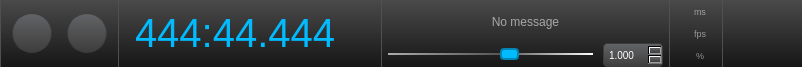
<?xml version="1.0" encoding="UTF-8"?>
<ui version="4.0">
 <class>UiTransport</class>
 <widget class="QWidget" name="UiTransport">
  <property name="geometry">
   <rect>
    <x>0</x>
    <y>0</y>
    <width>802</width>
    <height>67</height>
   </rect>
  </property>
  <property name="windowTitle">
   <string>IanniX — Transport</string>
  </property>
  <property name="styleSheet">
   <string notr="true">QWidget {
	font: 12px &quot;Arial&quot;;
	color: white;
}

QFrame#globalFrame {
	border: 0px solid transparent;
	background-color: qlineargradient(spread:pad, x1:0, y1:0, x2:0, y2:1, stop:0 rgba(74, 74, 74, 255), stop:1 rgba(22, 22, 22, 255));
}
QFrame#transportFrame, QFrame#timeFrame, QFrame#optionFrame, QFrame#speedFrame, QFrame#logoFrame, QFrame#perfFrame {
	border: 0px solid transparent;
	border-left: 1px solid rgb(80,80,80);
}


QPushButton, QDoubleSpinBox {
	border: 1px solid rgb(60, 60, 60);
	border-radius: 4px;
	color: rgb(192, 192, 192);
	background-color: qlineargradient(spread:pad, x1:0, y1:0, x2:0, y2:1, stop:0 rgba(99, 100, 103, 255), stop:1 rgba(61, 61, 61, 255));

}
QPushButton:hover {
	border: 1px solid rgb(0, 187, 255);
	background-color: rgb(0, 137, 241, 128);
}
QPushButton::checked, QPushButton:pressed {
	background-color: rgb(0, 187, 255);
	color: white;
}


QLineEdit#timeEdit {
	font: 12px &quot;Lucida Sans&quot;, &quot;Lucida Grande&quot;, &quot;Lucida Sans Unicode&quot;, &quot;Lucida&quot;;
	font-size: 40px;
	color: rgb(0, 187, 255);
}
QLineEdit {
	background: transparent;
	border: 0px solid transparent;
}

QSlider:horizontal {
	background: none;
}
QSlider::groove:horizontal {
	border: 0px solid transparent;
	background-color: qlineargradient(spread:reflect, x1:0, y1:0, x2:1, y2:0, stop:0 rgba(255, 255, 255, 160), stop:0.55 rgba(255, 255, 255, 60), stop:1 rgba(255, 255, 255, 255));
	height: 2px;
}
QSlider::handle:horizontal {
	width: 15px;
	height: 9px;
	border-radius: 4px;
	margin-top: -5px;
	margin-bottom: -5px;
	border: 2px solid rgb(0, 133, 181);
	background-color: rgb(0, 187, 255);
}

QDoubleSpinBox {
	padding: 2px;
	padding-top: 0px;
	color: white;
	font: 10px;
}
QDoubleSpinBox, QSpinBox, QLineEdit  {
	padding: 3px;
	color: white;
}
QSpinBox::up-button, QDoubleSpinBox::up-button {
	width: 5px;
    image: url(:/icons/res_icon_plus.png);
	padding: 2px;
	border: 0px solid transparent;
	background: rgba(255, 255, 255, 64);
}
QSpinBox::down-button, QDoubleSpinBox::down-button {
	width: 5px;
    image: url(:/icons/res_icon_minus.png);
	padding: 2px;
	border: 0px solid transparent;
	background: rgba(255, 255, 255, 64);
}

QLabel#lastMessage {
	font: 11px &quot;Lucida Console&quot;, &quot;Monaco&quot;;
	color: rgb(167, 167, 167);
}</string>
  </property>
  <layout class="QHBoxLayout" name="horizontalLayout">
   <property name="margin">
    <number>0</number>
   </property>
   <item>
    <widget class="QFrame" name="globalFrame">
     <property name="frameShape">
      <enum>QFrame::StyledPanel</enum>
     </property>
     <property name="frameShadow">
      <enum>QFrame::Raised</enum>
     </property>
     <layout class="QHBoxLayout" name="horizontalLayout_2">
      <property name="spacing">
       <number>0</number>
      </property>
      <property name="margin">
       <number>0</number>
      </property>
      <item>
       <widget class="QFrame" name="transportFrame">
        <property name="sizePolicy">
         <sizepolicy hsizetype="Maximum" vsizetype="Preferred">
          <horstretch>0</horstretch>
          <verstretch>0</verstretch>
         </sizepolicy>
        </property>
        <property name="styleSheet">
         <string notr="true">QPushButton {
	border-radius: 20px;
}</string>
        </property>
        <property name="frameShape">
         <enum>QFrame::StyledPanel</enum>
        </property>
        <property name="frameShadow">
         <enum>QFrame::Raised</enum>
        </property>
        <layout class="QHBoxLayout" name="horizontalLayout_4">
         <property name="spacing">
          <number>15</number>
         </property>
         <property name="topMargin">
          <number>6</number>
         </property>
         <property name="bottomMargin">
          <number>6</number>
         </property>
         <item>
          <widget class="QPushButton" name="ffButton">
           <property name="minimumSize">
            <size>
             <width>40</width>
             <height>40</height>
            </size>
           </property>
           <property name="maximumSize">
            <size>
             <width>40</width>
             <height>40</height>
            </size>
           </property>
           <property name="toolTip">
            <string>Fast rewind</string>
           </property>
           <property name="text">
            <string/>
           </property>
           <property name="icon">
            <iconset resource="IanniX.qrc">
             <normaloff>:/general/res_icon_ff.png</normaloff>:/general/res_icon_ff.png</iconset>
           </property>
           <property name="iconSize">
            <size>
             <width>24</width>
             <height>24</height>
            </size>
           </property>
          </widget>
         </item>
         <item>
          <widget class="QPushButton" name="playButton">
           <property name="minimumSize">
            <size>
             <width>40</width>
             <height>40</height>
            </size>
           </property>
           <property name="maximumSize">
            <size>
             <width>40</width>
             <height>40</height>
            </size>
           </property>
           <property name="toolTip">
            <string>Play/pause</string>
           </property>
           <property name="text">
            <string/>
           </property>
           <property name="icon">
            <iconset resource="IanniX.qrc">
             <normaloff>:/general/res_icon_play.png</normaloff>
             <normalon>:/general/res_icon_pause.png</normalon>:/general/res_icon_play.png</iconset>
           </property>
           <property name="iconSize">
            <size>
             <width>18</width>
             <height>18</height>
            </size>
           </property>
           <property name="checkable">
            <bool>true</bool>
           </property>
           <property name="checked">
            <bool>false</bool>
           </property>
          </widget>
         </item>
        </layout>
       </widget>
      </item>
      <item>
       <widget class="QFrame" name="timeFrame">
        <property name="sizePolicy">
         <sizepolicy hsizetype="Maximum" vsizetype="Preferred">
          <horstretch>0</horstretch>
          <verstretch>0</verstretch>
         </sizepolicy>
        </property>
        <property name="frameShape">
         <enum>QFrame::StyledPanel</enum>
        </property>
        <property name="frameShadow">
         <enum>QFrame::Raised</enum>
        </property>
        <layout class="QHBoxLayout" name="horizontalLayout_3">
         <property name="topMargin">
          <number>6</number>
         </property>
         <property name="bottomMargin">
          <number>6</number>
         </property>
         <item>
          <widget class="QLineEdit" name="timeEdit">
           <property name="minimumSize">
            <size>
             <width>240</width>
             <height>0</height>
            </size>
           </property>
           <property name="maximumSize">
            <size>
             <width>240</width>
             <height>16777215</height>
            </size>
           </property>
           <property name="toolTip">
            <string>Elapsed time</string>
           </property>
           <property name="inputMask">
            <string notr="true">999:99.999; </string>
           </property>
           <property name="text">
            <string notr="true">444:44.444</string>
           </property>
          </widget>
         </item>
        </layout>
       </widget>
      </item>
      <item>
       <widget class="QFrame" name="speedFrame">
        <property name="frameShape">
         <enum>QFrame::StyledPanel</enum>
        </property>
        <property name="frameShadow">
         <enum>QFrame::Raised</enum>
        </property>
        <layout class="QVBoxLayout" name="verticalLayout_2">
         <property name="spacing">
          <number>0</number>
         </property>
         <property name="leftMargin">
          <number>6</number>
         </property>
         <property name="topMargin">
          <number>0</number>
         </property>
         <property name="rightMargin">
          <number>6</number>
         </property>
         <property name="bottomMargin">
          <number>0</number>
         </property>
         <item>
          <widget class="QLabel" name="lastMessage">
           <property name="text">
            <string>No message</string>
           </property>
           <property name="alignment">
            <set>Qt::AlignCenter</set>
           </property>
           <property name="wordWrap">
            <bool>true</bool>
           </property>
          </widget>
         </item>
         <item>
          <layout class="QHBoxLayout" name="horizontalLayout_5">
           <property name="spacing">
            <number>10</number>
           </property>
           <item>
            <widget class="QSlider" name="speedSlider">
             <property name="minimum">
              <number>-500</number>
             </property>
             <property name="maximum">
              <number>500</number>
             </property>
             <property name="value">
              <number>100</number>
             </property>
             <property name="orientation">
              <enum>Qt::Horizontal</enum>
             </property>
            </widget>
           </item>
           <item>
            <widget class="QDoubleSpinBox" name="speedSpin">
             <property name="minimumSize">
              <size>
               <width>60</width>
               <height>0</height>
              </size>
             </property>
             <property name="maximumSize">
              <size>
               <width>60</width>
               <height>16777215</height>
              </size>
             </property>
             <property name="toolTip">
              <string>Playback speed</string>
             </property>
             <property name="decimals">
              <number>3</number>
             </property>
             <property name="minimum">
              <double>-999.000000000000000</double>
             </property>
             <property name="maximum">
              <double>999.000000000000000</double>
             </property>
             <property name="singleStep">
              <double>0.100000000000000</double>
             </property>
             <property name="value">
              <double>1.000000000000000</double>
             </property>
            </widget>
           </item>
          </layout>
         </item>
        </layout>
       </widget>
      </item>
      <item>
       <widget class="QFrame" name="perfFrame">
        <property name="sizePolicy">
         <sizepolicy hsizetype="Maximum" vsizetype="Preferred">
          <horstretch>0</horstretch>
          <verstretch>0</verstretch>
         </sizepolicy>
        </property>
        <property name="styleSheet">
         <string notr="true">font: 9px;
color: rgba(255,255,255,128);</string>
        </property>
        <property name="frameShape">
         <enum>QFrame::StyledPanel</enum>
        </property>
        <property name="frameShadow">
         <enum>QFrame::Raised</enum>
        </property>
        <layout class="QVBoxLayout" name="verticalLayout">
         <property name="spacing">
          <number>0</number>
         </property>
         <property name="leftMargin">
          <number>6</number>
         </property>
         <property name="topMargin">
          <number>0</number>
         </property>
         <property name="rightMargin">
          <number>6</number>
         </property>
         <property name="bottomMargin">
          <number>0</number>
         </property>
         <item>
          <widget class="QLineEdit" name="perfSchedulerEdit">
           <property name="minimumSize">
            <size>
             <width>40</width>
             <height>0</height>
            </size>
           </property>
           <property name="maximumSize">
            <size>
             <width>40</width>
             <height>16777215</height>
            </size>
           </property>
           <property name="toolTip">
            <string>Scheduler accuracy</string>
           </property>
           <property name="inputMask">
            <string notr="true">009 ms; </string>
           </property>
           <property name="text">
            <string notr="true"> ms</string>
           </property>
           <property name="alignment">
            <set>Qt::AlignCenter</set>
           </property>
          </widget>
         </item>
         <item>
          <widget class="QLineEdit" name="perfOpenGLEdit">
           <property name="minimumSize">
            <size>
             <width>40</width>
             <height>0</height>
            </size>
           </property>
           <property name="maximumSize">
            <size>
             <width>40</width>
             <height>16777215</height>
            </size>
           </property>
           <property name="toolTip">
            <string>Graphism accuracy</string>
           </property>
           <property name="inputMask">
            <string notr="true">009 fps; </string>
           </property>
           <property name="text">
            <string notr="true"> fps</string>
           </property>
           <property name="alignment">
            <set>Qt::AlignCenter</set>
           </property>
          </widget>
         </item>
         <item>
          <widget class="QLineEdit" name="perfCpuEdit">
           <property name="minimumSize">
            <size>
             <width>40</width>
             <height>0</height>
            </size>
           </property>
           <property name="maximumSize">
            <size>
             <width>40</width>
             <height>16777215</height>
            </size>
           </property>
           <property name="toolTip">
            <string>CPU usage</string>
           </property>
           <property name="inputMask">
            <string notr="true">009 %; </string>
           </property>
           <property name="text">
            <string notr="true"> %</string>
           </property>
           <property name="cursorPosition">
            <number>0</number>
           </property>
           <property name="alignment">
            <set>Qt::AlignCenter</set>
           </property>
           <property name="readOnly">
            <bool>true</bool>
           </property>
          </widget>
         </item>
        </layout>
       </widget>
      </item>
      <item>
       <widget class="QFrame" name="logoFrame">
        <property name="sizePolicy">
         <sizepolicy hsizetype="Maximum" vsizetype="Preferred">
          <horstretch>0</horstretch>
          <verstretch>0</verstretch>
         </sizepolicy>
        </property>
        <property name="styleSheet">
         <string notr="true">QPushButton {
	border: 0px solid transparent;
	background-color: transparent;
}
QPushButton:hover {
	border: 1px solid rgb(0, 187, 255);
	background-color: rgb(0, 137, 241, 128);
}
</string>
        </property>
        <property name="frameShape">
         <enum>QFrame::StyledPanel</enum>
        </property>
        <property name="frameShadow">
         <enum>QFrame::Raised</enum>
        </property>
        <layout class="QHBoxLayout" name="horizontalLayout_7">
         <property name="leftMargin">
          <number>12</number>
         </property>
         <property name="topMargin">
          <number>0</number>
         </property>
         <property name="rightMargin">
          <number>12</number>
         </property>
         <property name="bottomMargin">
          <number>0</number>
         </property>
         <item>
          <widget class="QPushButton" name="logoButton">
           <property name="minimumSize">
            <size>
             <width>55</width>
             <height>50</height>
            </size>
           </property>
           <property name="maximumSize">
            <size>
             <width>55</width>
             <height>50</height>
            </size>
           </property>
           <property name="toolTip">
            <string>About IanniX</string>
           </property>
           <property name="text">
            <string/>
           </property>
           <property name="icon">
            <iconset resource="IanniX.qrc">
             <normaloff>:/general/res_logo.png</normaloff>:/general/res_logo.png</iconset>
           </property>
           <property name="iconSize">
            <size>
             <width>50</width>
             <height>45</height>
            </size>
           </property>
          </widget>
         </item>
        </layout>
       </widget>
      </item>
     </layout>
    </widget>
   </item>
  </layout>
 </widget>
 <layoutdefault spacing="6" margin="11"/>
 <tabstops>
  <tabstop>ffButton</tabstop>
  <tabstop>playButton</tabstop>
  <tabstop>timeEdit</tabstop>
  <tabstop>perfSchedulerEdit</tabstop>
  <tabstop>perfOpenGLEdit</tabstop>
  <tabstop>logoButton</tabstop>
 </tabstops>
 <resources>
  <include location="IanniX.qrc"/>
 </resources>
 <connections>
  <connection>
   <sender>playButton</sender>
   <signal>released()</signal>
   <receiver>UiTransport</receiver>
   <slot>actionPlay_pause()</slot>
   <hints>
    <hint type="sourcelabel">
     <x>89</x>
     <y>50</y>
    </hint>
    <hint type="destinationlabel">
     <x>146</x>
     <y>-59</y>
    </hint>
   </hints>
  </connection>
  <connection>
   <sender>ffButton</sender>
   <signal>released()</signal>
   <receiver>UiTransport</receiver>
   <slot>actionFast_rewind()</slot>
   <hints>
    <hint type="sourcelabel">
     <x>46</x>
     <y>45</y>
    </hint>
    <hint type="destinationlabel">
     <x>114</x>
     <y>-138</y>
    </hint>
   </hints>
  </connection>
  <connection>
   <sender>logoButton</sender>
   <signal>released()</signal>
   <receiver>UiTransport</receiver>
   <slot>actionLogo()</slot>
   <hints>
    <hint type="sourcelabel">
     <x>761</x>
     <y>25</y>
    </hint>
    <hint type="destinationlabel">
     <x>663</x>
     <y>-88</y>
    </hint>
   </hints>
  </connection>
  <connection>
   <sender>timeEdit</sender>
   <signal>returnPressed()</signal>
   <receiver>UiTransport</receiver>
   <slot>actionGoto()</slot>
   <hints>
    <hint type="sourcelabel">
     <x>314</x>
     <y>26</y>
    </hint>
    <hint type="destinationlabel">
     <x>320</x>
     <y>-68</y>
    </hint>
   </hints>
  </connection>
  <connection>
   <sender>perfSchedulerEdit</sender>
   <signal>returnPressed()</signal>
   <receiver>UiTransport</receiver>
   <slot>actionSetScheduler()</slot>
   <hints>
    <hint type="sourcelabel">
     <x>707</x>
     <y>24</y>
    </hint>
    <hint type="destinationlabel">
     <x>575</x>
     <y>117</y>
    </hint>
   </hints>
  </connection>
  <connection>
   <sender>perfOpenGLEdit</sender>
   <signal>selectionChanged()</signal>
   <receiver>UiTransport</receiver>
   <slot>actionSetOpenGL()</slot>
   <hints>
    <hint type="sourcelabel">
     <x>707</x>
     <y>49</y>
    </hint>
    <hint type="destinationlabel">
     <x>641</x>
     <y>-105</y>
    </hint>
   </hints>
  </connection>
  <connection>
   <sender>perfSchedulerEdit</sender>
   <signal>lostFocus()</signal>
   <receiver>UiTransport</receiver>
   <slot>actionSetScheduler()</slot>
   <hints>
    <hint type="sourcelabel">
     <x>707</x>
     <y>24</y>
    </hint>
    <hint type="destinationlabel">
     <x>648</x>
     <y>-127</y>
    </hint>
   </hints>
  </connection>
  <connection>
   <sender>perfOpenGLEdit</sender>
   <signal>lostFocus()</signal>
   <receiver>UiTransport</receiver>
   <slot>actionSetOpenGL()</slot>
   <hints>
    <hint type="sourcelabel">
     <x>687</x>
     <y>38</y>
    </hint>
    <hint type="destinationlabel">
     <x>678</x>
     <y>-109</y>
    </hint>
   </hints>
  </connection>
  <connection>
   <sender>speedSpin</sender>
   <signal>valueChanged(double)</signal>
   <receiver>UiTransport</receiver>
   <slot>actionSpeed()</slot>
   <hints>
    <hint type="sourcelabel">
     <x>630</x>
     <y>34</y>
    </hint>
    <hint type="destinationlabel">
     <x>563</x>
     <y>-74</y>
    </hint>
   </hints>
  </connection>
  <connection>
   <sender>speedSlider</sender>
   <signal>valueChanged(int)</signal>
   <receiver>UiTransport</receiver>
   <slot>actionSpeedSlider()</slot>
   <hints>
    <hint type="sourcelabel">
     <x>480</x>
     <y>17</y>
    </hint>
    <hint type="destinationlabel">
     <x>416</x>
     <y>-125</y>
    </hint>
   </hints>
  </connection>
 </connections>
 <slots>
  <slot>actionPlay_pause()</slot>
  <slot>actionFast_rewind()</slot>
  <slot>actionLogo()</slot>
  <slot>actionGoto()</slot>
  <slot>actionSetScheduler()</slot>
  <slot>actionSetOpenGL()</slot>
  <slot>actionSpeedSlider()</slot>
  <slot>actionSpeed()</slot>
  <slot>actionPresentation()</slot>
 </slots>
</ui>
